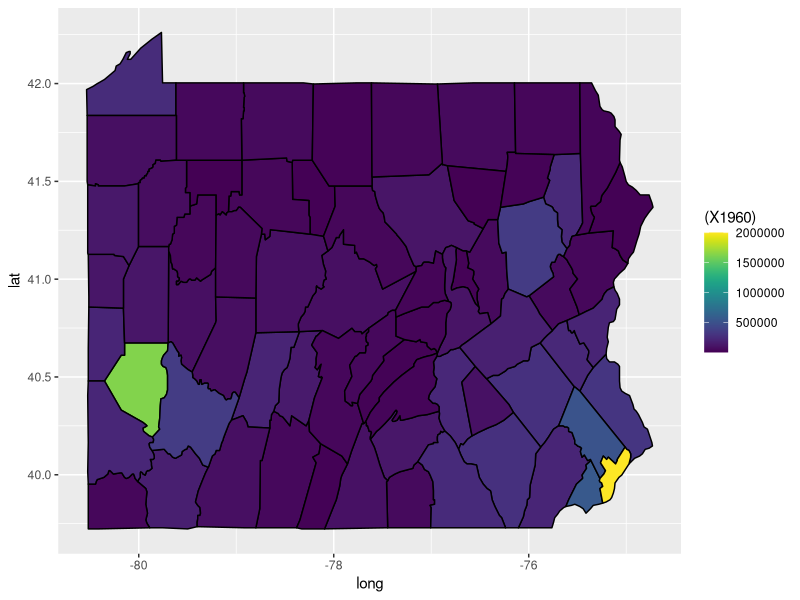
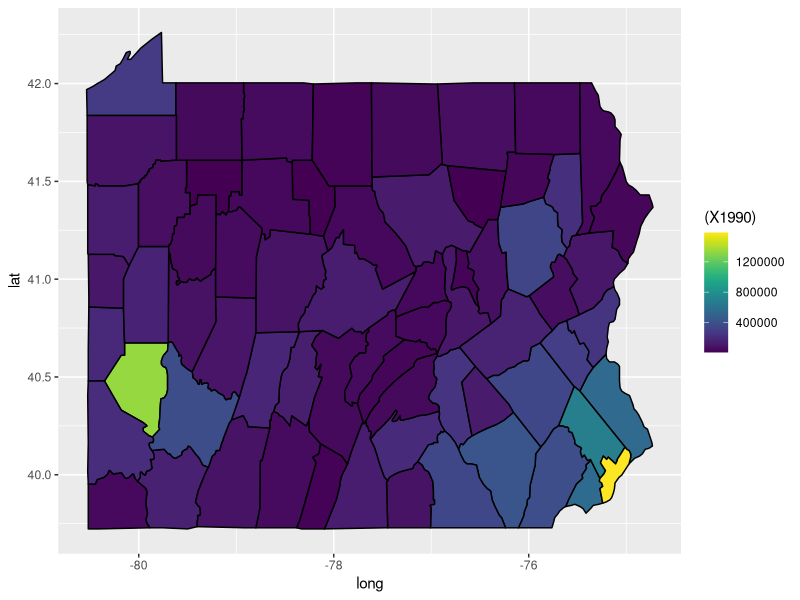

Generate these figures, in order, with R: (Note: this script raises an error after producing the figures.)
library(ggplot2)
library(dplyr)
library(viridis)
library(reshape2)
###############################################
######CREATING A POPULATION ###################
###############################################

#POP_DAT <- read.csv("pa_pop_2010.csv")
#POP_DAT$County<- tolower(POP_DAT$County)



#counties <- map_data("county")
#pa_county <- subset(counties, region == 'pennsylvania')
#colnames(pa_county)[6] <- 'County'

#POP_DAT_COUNTY <- as.numeric(gsub(",","",POP_DAT$Total.Pop))

#POP_SPAT<-left_join(pa_county, POP_DAT, by= 'County')
#POP_SPAT$Total.Pop<- as.numeric(gsub(",","",POP_SPAT$Total.Pop))

#ggplot(POP_SPAT, aes(x= long, y= lat, group=County))+
 # geom_polygon(data=POP_SPAT, aes(x= long+0.05, y= lat-0.05), fill='grey')+
 # geom_polygon(data=POP_SPAT, aes(x= long, y= lat, group=County,fill=(Total.Pop)),color='black')+theme_void()+
  #scale_fill_viridis(option='viridis',name = 'Total Population')

#####################
#regular county map##
#######################
#ggplot(pa_county , aes(x=long, y=lat, group=County))+
#  geom_polygon(data=pa_county, aes(x= long+0.05, y= lat-0.05), fill='grey')+
 # theme_void()+coord_map()+
#  geom_polygon(data = pa_county,fill = '#e1e5be',color='black')


###OLD WAY ABOVE

###TAKING INTO ACCOUNT ALL THE 
POP_DAT <- read.csv("pa60_10.csv")


POP_DAT$County<- tolower(POP_DAT$County)
POP_DAT$County<- trimws(POP_DAT$County)



counties <- map_data("county")
pa_county <- subset(counties, region == 'pennsylvania')
colnames(pa_county)[6] <- 'County'
pa_county$County <- tolower(pa_county$County)

POP_SPAT<-left_join(pa_county, POP_DAT, by= 'County')

###Remove unnecessary columns

POP_SPAT_1960<- POP_SPAT[,c(1,2,3,6,10)]
ggplot(POP_SPAT_1960, aes(x= long, y= lat , group=group))+
  geom_polygon(color='black',aes(fill=(X1960)))+scale_fill_viridis()

POP_SPAT_1990<- POP_SPAT[,c(1,2,3,6,9)]
ggplot(POP_SPAT_1990, aes(x= long, y= lat , group=group))+
  geom_polygon(color='black',aes(fill=(X1990)))+scale_fill_viridis()






POP_SPAT_2 <- POP_SPAT[,-c(4,5)]

POP_SPAT_2_M <- melt(POP_SPAT_2, id.vars=c("long","lat","group",'County'),
                     measure.vars =c('X1960','X1990','X2000','X2010'))+theme_voi()


ggplot(POP_SPAT_2_M, aes(x= long, y= lat , group=group))+geom_polygon(color='black',
                                                                      aes(fill=value))+
  facet_wrap(~variable)+scale_fill_viridis(option='viridis')+coord_map()+theme_void()


###POPULATION SHIFT

POP_SPAT_2$DIFF<- POP_SPAT$X2010 - POP_SPAT$X1960

Pop_Difference <- ggplot(POP_SPAT_2, aes(x= long, y= lat, group=group))+geom_polygon(color='black', 
                                                                  aes(fill = DIFF))+
  scale_fill_gradient2(low='navyblue',high='darkred',limits=c(-500000, 500000))+theme_void()+ggtitle('Population difference between 1960 and 2000')
